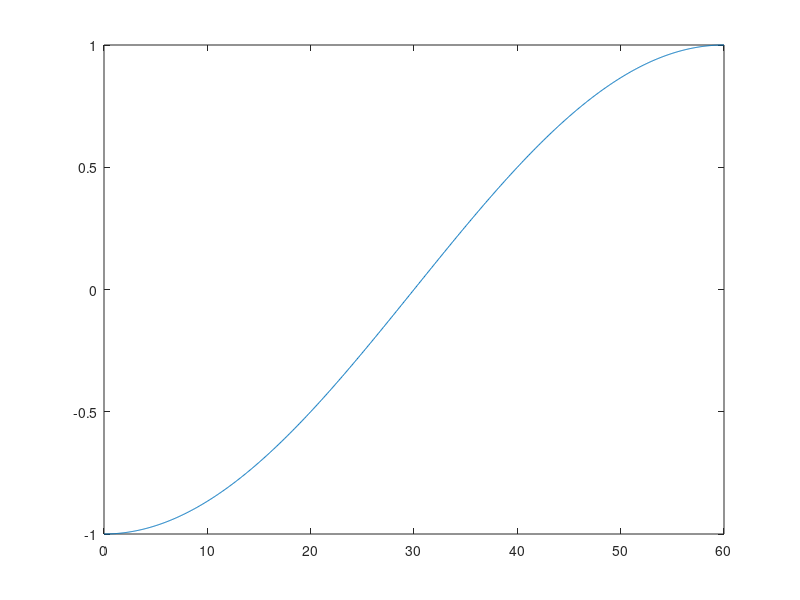
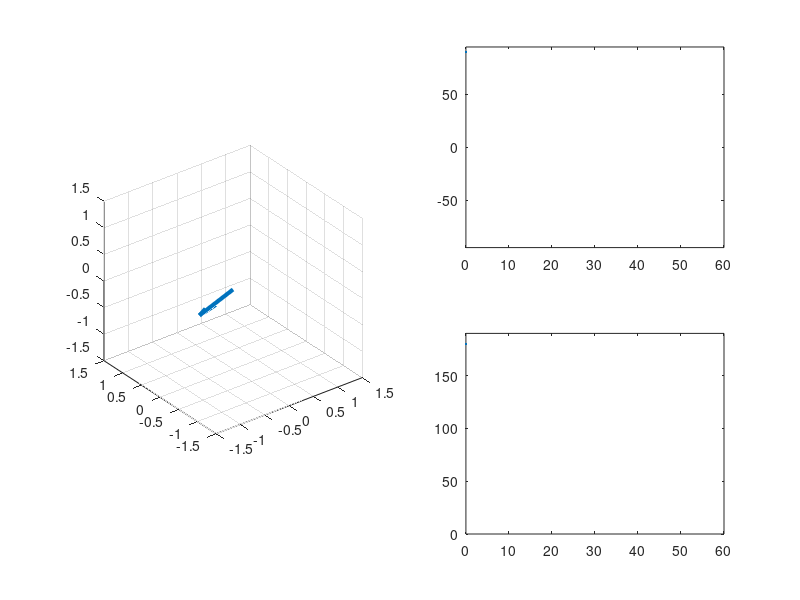

Recreate these plots in MATLAB, in order. (Note: this script raises an error after producing the figures.)
clear all
close all 
clc

%% xy plane
t = linspace(0,60,1000);

f1 = 1;
T1 = (2*pi)./f1;

x = sin(f1.*t);
y = cos(f1.*t);

%% z direction

T2 = max(t).*2; %period = double the timespan to go from -1 to 1 
f2 = (2*pi)/T2; 

z = -cos(f2.*t);
figure(1)
plot(t,z)

or = [0 0 0]; %Origin
r2 = [x;y;z;];
%% Plotting

%Angles
theta = acosd(z);
phi = atand(y./x);

figure(10)

subplot(2,2,[1 3])
pl1 = quiver3(or(1),or(2),or(3),r2(1,1),r2(2,1),r2(3,1),"LineWidth",3);
hold on
pl2 = plot3(r2(1,1),r2(2,1),r2(3,1),'r-');
xlim([-1.5 1.5]); ylim([-1.5 1.5]); zlim([-1.5 1.5])
axis square

subplot(2,2,2)
pl3 = plot(t(1),phi(1));
xlim([0 max(t)]); ylim([-95 95]);

subplot(2,2,4)
pl4 = plot(t(1),theta(1));
xlim([0 max(t)]); ylim([0 190]); 

for j = 1:length(t)
    pl1.UData = r2(1,j);
    pl1.VData = r2(2,j);
    pl1.WData = r2(3,j);

    pl2.XData = r2(1,1:j);
    pl2.YData = r2(2,1:j);
    pl2.ZData = r2(3,1:j);

    pl3.XData = t(1:j);
    pl3.YData = phi(1:j);

    pl4.XData = t(1:j);
    pl4.YData = theta(1:j);

    drawnow
end











